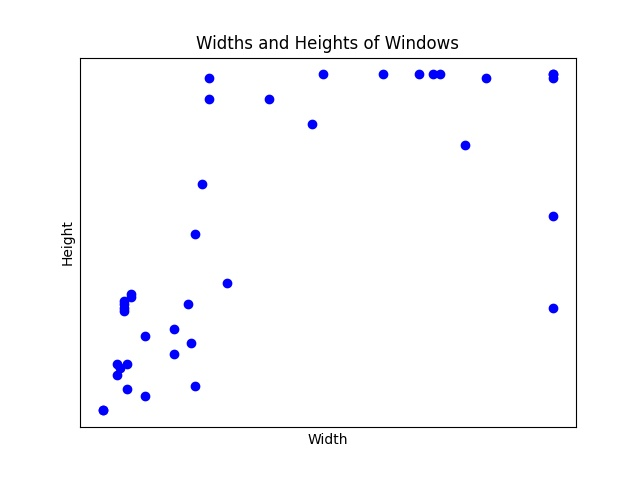

Python code for this plot:
import matplotlib.pyplot as plt
import os

labels_folder = "labels/"

WIDTH = 128
HEIGHT = 96

ws, hs = [], []

counts = {}
x = 0
for folder in os.listdir(labels_folder):
    if folder != '.DS_Store':
        for filename in os.listdir(f"{labels_folder}{folder}"):
            x += 1
            max_imgs = 0
            w_bests = []
            h_bests = []
            if filename.endswith("YOLO"):
                for _file in os.listdir(f"{labels_folder}{folder}/{filename}"):
                    with open(f"{labels_folder}{folder}/{filename}/{_file}") as f:
                        num_lines = 0
                        w_temps = []
                        h_temps = []
                        for line in f:
                            num_lines += 1
                            line = line.split()
                            label, rest = int(line[0]), line[1:]
                            xcenter, ycenter, w, h = map(float, rest)
                            # lines.append([int((xcenter-w/2)*WIDTH), int((ycenter-h/2)*HEIGHT), int((xcenter+w/2)*WIDTH), int((ycenter-h/2)*HEIGHT)])
                            w_temps.append(int(w*WIDTH))
                            h_temps.append(int(h*HEIGHT))
                        if num_lines > max_imgs:
                            max_imgs = num_lines
                            w_bests = w_temps.copy()
                            h_bests = h_temps.copy()
            ws += w_bests
            hs += h_bests
            if max_imgs in counts:
                counts[max_imgs] += 1
            else:
                counts[max_imgs] = 1

print(counts)

plt.scatter(ws, hs, c='b')

plt.tick_params(which='both', left=False, labelleft=False, bottom=False, labelbottom=False)
plt.xlabel('Width')
plt.ylabel('Height')

plt.title("Widths and Heights of Windows")
plt.savefig('wh.jpg')